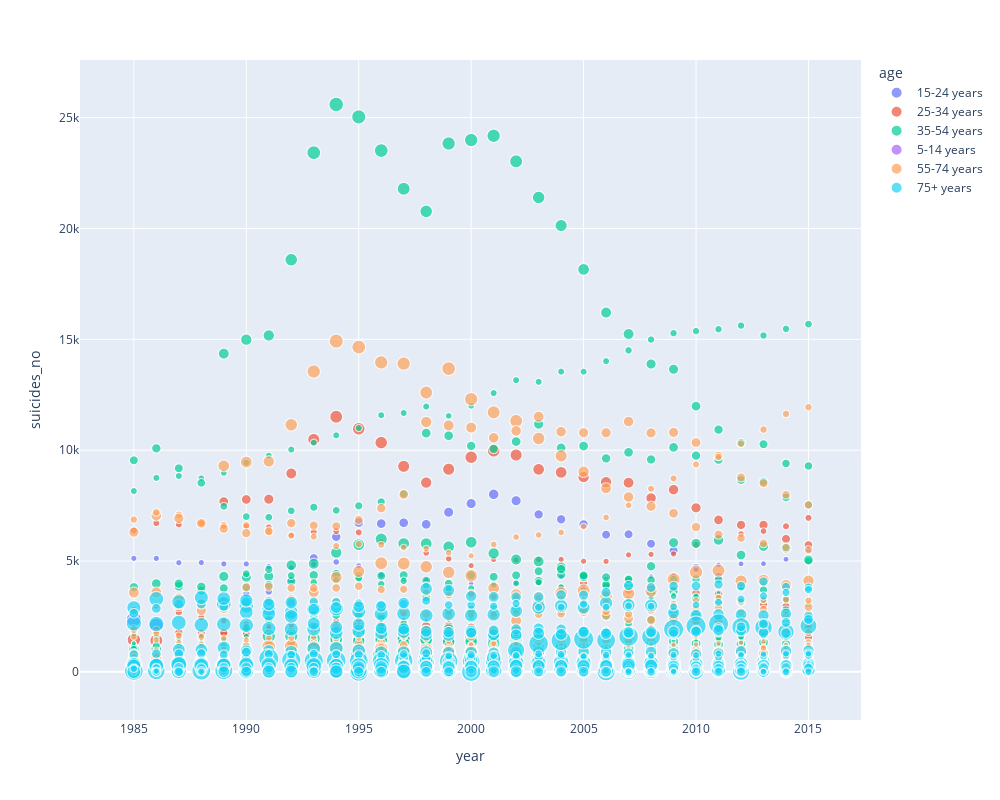

Notebook cell for this chart:
### Code cell
fig = px.scatter(agg_data_world[agg_data_world.year < 2016], x="year", y="suicides_no", size="suicides/100k pop", color="age",
                hover_name="age", width=1000, height=800)
fig.show()

### Figure 1 — Plotly figure (JSON) as saved in the notebook; plotly's stock layout.template omitted (floating-point values rounded to 4 significant figures; data arrays with more than 128 entries replaced by an {"elided": "..."} marker saying what was removed)
{"data": [{"hovertemplate": "<b>%{hovertext}</b><br><br>age=15-24 years<br>year=%{x}<br>suicides_no=%{y}<br>suicides/100k pop=%{marker.size}<extra></extra>", "hovertext": {"elided": "2303 str values"}, "legendgroup": "15-24 years", "marker": {"color": "#636efa", "size": {"elided": "2303 float values"}, "sizemode": "area", "sizeref": 0.635, "symbol": "circle"}, "mode": "markers", "name": "15-24 years", "showlegend": true, "type": "scattergl", "x": {"elided": "2303 int values"}, "xaxis": "x", "y": {"elided": "2303 int values"}, "yaxis": "y"}, {"hovertemplate": "<b>%{hovertext}</b><br><br>age=25-34 years<br>year=%{x}<br>suicides_no=%{y}<br>suicides/100k pop=%{marker.size}<extra></extra>", "hovertext": {"elided": "2303 str values"}, "legendgroup": "25-34 years", "marker": {"color": "#EF553B", "size": {"elided": "2303 float values"}, "sizemode": "area", "sizeref": 0.635, "symbol": "circle"}, "mode": "markers", "name": "25-34 years", "showlegend": true, "type": "scattergl", "x": {"elided": "2303 int values"}, "xaxis": "x", "y": {"elided": "2303 int values"}, "yaxis": "y"}, {"hovertemplate": "<b>%{hovertext}</b><br><br>age=35-54 years<br>year=%{x}<br>suicides_no=%{y}<br>suicides/100k pop=%{marker.size}<extra></extra>", "hovertext": {"elided": "2303 str values"}, "legendgroup": "35-54 years", "marker": {"color": "#00cc96", "size": {"elided": "2303 float values"}, "sizemode": "area", "sizeref": 0.635, "symbol": "circle"}, "mode": "markers", "name": "35-54 years", "showlegend": true, "type": "scattergl", "x": {"elided": "2303 int values"}, "xaxis": "x", "y": {"elided": "2303 int values"}, "yaxis": "y"}, {"hovertemplate": "<b>%{hovertext}</b><br><br>age=5-14 years<br>year=%{x}<br>suicides_no=%{y}<br>suicides/100k pop=%{marker.size}<extra></extra>", "hovertext": {"elided": "2303 str values"}, "legendgroup": "5-14 years", "marker": {"color": "#ab63fa", "size": {"elided": "2303 float values"}, "sizemode": "area", "sizeref": 0.635, "symbol": "circle"}, "mode": "markers", "name": "5-14 years", "showlegend": true, "type": "scattergl", "x": {"elided": "2303 int values"}, "xaxis": "x", "y": {"elided": "2303 int values"}, "yaxis": "y"}, {"hovertemplate": "<b>%{hovertext}</b><br><br>age=55-74 years<br>year=%{x}<br>suicides_no=%{y}<br>suicides/100k pop=%{marker.size}<extra></extra>", "hovertext": {"elided": "2303 str values"}, "legendgroup": "55-74 years", "marker": {"color": "#FFA15A", "size": {"elided": "2303 float values"}, "sizemode": "area", "sizeref": 0.635, "symbol": "circle"}, "mode": "markers", "name": "55-74 years", "showlegend": true, "type": "scattergl", "x": {"elided": "2303 int values"}, "xaxis": "x", "y": {"elided": "2303 int values"}, "yaxis": "y"}, {"hovertemplate": "<b>%{hovertext}</b><br><br>age=75+ years<br>year=%{x}<br>suicides_no=%{y}<br>suicides/100k pop=%{marker.size}<extra></extra>", "hovertext": {"elided": "2303 str values"}, "legendgroup": "75+ years", "marker": {"color": "#19d3f3", "size": {"elided": "2303 float values"}, "sizemode": "area", "sizeref": 0.635, "symbol": "circle"}, "mode": "markers", "name": "75+ years", "showlegend": true, "type": "scattergl", "x": {"elided": "2303 int values"}, "xaxis": "x", "y": {"elided": "2303 int values"}, "yaxis": "y"}], "layout": {"height": 800, "legend": {"itemsizing": "constant", "title": {"text": "age"}, "tracegroupgap": 0}, "margin": {"t": 60}, "width": 1000, "xaxis": {"anchor": "y", "domain": [0, 1], "title": {"text": "year"}}, "yaxis": {"anchor": "x", "domain": [0, 1], "title": {"text": "suicides_no"}}}}
